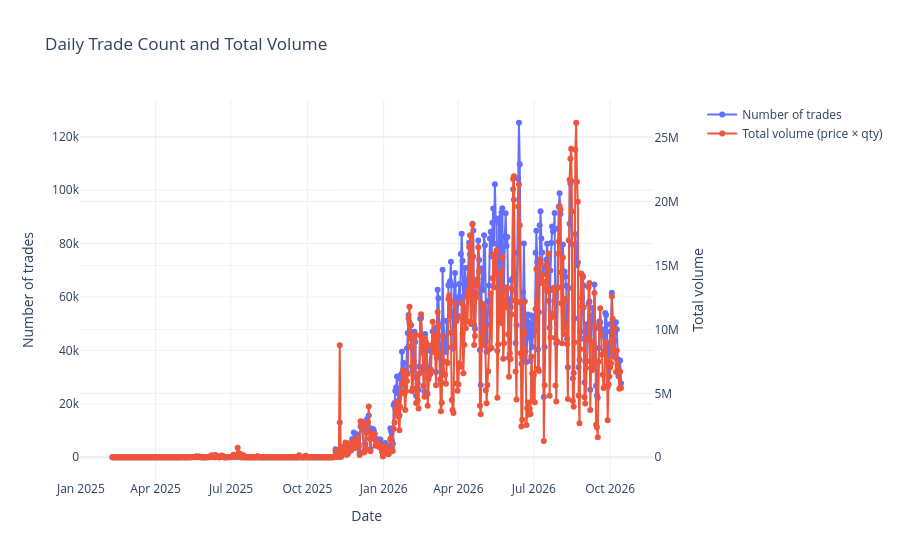

The notebook cell this image was saved under:
### Code cell
daily_stats = (
    df_full.groupby(pd.Grouper(key="dt", freq="D"))
    .agg(
        trade_count=("price", "size"),
        total_volume=("price", lambda s: (s * df_full.loc[s.index, "quantity"]).sum()),
    )
    .reset_index()
)

# import plotly.graph_objects as go
from plotly.subplots import make_subplots
import plotly.graph_objects as go


# Create plot with secondary y-axis
fig = make_subplots(specs=[[{"secondary_y": True}]])

fig.add_trace(
    go.Scatter(
        x=daily_stats["dt"],
        y=daily_stats["trade_count"],
        name="Number of trades",
        mode="lines+markers",
    ),
    secondary_y=False,
)

fig.add_trace(
    go.Scatter(
        x=daily_stats["dt"],
        y=daily_stats["total_volume"],
        name="Total volume (price × qty)",
        mode="lines+markers",
    ),
    secondary_y=True,
)

fig.update_layout(
    title="Daily Trade Count and Total Volume",
    xaxis_title="Date",
    template="plotly_white",
    hovermode="x unified",
)

fig.update_yaxes(title_text="Number of trades", secondary_y=False)
fig.update_yaxes(title_text="Total volume", secondary_y=True)

fig.show()

### Figure 1 — Plotly figure (JSON) as saved in the notebook; plotly's stock layout.template omitted (floating-point values rounded to 4 significant figures; data arrays with more than 128 entries replaced by an {"elided": "..."} marker saying what was removed)
{"data": [{"mode": "lines+markers", "name": "Number of trades", "type": "scatter", "x": {"elided": "614 str values"}, "xaxis": "x", "y": {"elided": "614 int values"}, "yaxis": "y"}, {"mode": "lines+markers", "name": "Total volume (price × qty)", "type": "scatter", "x": {"elided": "614 str values"}, "xaxis": "x", "y": {"elided": "614 float values"}, "yaxis": "y2"}], "layout": {"hovermode": "x unified", "title": {"text": "Daily Trade Count and Total Volume"}, "xaxis": {"anchor": "y", "domain": [0, 0.94], "title": {"text": "Date"}}, "yaxis": {"anchor": "x", "domain": [0, 1], "title": {"text": "Number of trades"}}, "yaxis2": {"anchor": "x", "overlaying": "y", "side": "right", "title": {"text": "Total volume"}}}}
